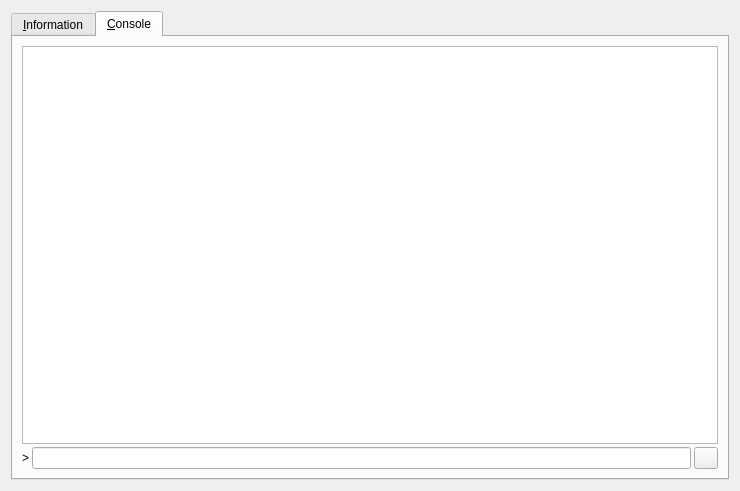
<?xml version="1.0" encoding="UTF-8"?>
<ui version="4.0">
 <class>RPCConsole</class>
 <widget class="QDialog" name="RPCConsole">
  <property name="geometry">
   <rect>
    <x>0</x>
    <y>0</y>
    <width>740</width>
    <height>491</height>
   </rect>
  </property>
  <property name="windowTitle">
   <string>Populace - Debug window</string>
  </property>
  <layout class="QVBoxLayout" name="verticalLayout_2">
   <item>
    <widget class="QTabWidget" name="tabWidget">
     <property name="currentIndex">
      <number>1</number>
     </property>
     <widget class="QWidget" name="tab_info">
      <attribute name="title">
       <string>&amp;Information</string>
      </attribute>
      <layout class="QGridLayout" name="gridLayout" columnstretch="0,1">
       <property name="horizontalSpacing">
        <number>12</number>
       </property>
       <item row="0" column="0">
        <widget class="QLabel" name="label_9">
         <property name="font">
          <font>
           <weight>75</weight>
           <bold>true</bold>
          </font>
         </property>
         <property name="text">
          <string>Populace Core</string>
         </property>
        </widget>
       </item>
       <item row="1" column="0">
        <widget class="QLabel" name="label_5">
         <property name="text">
          <string>Client name</string>
         </property>
        </widget>
       </item>
       <item row="1" column="1">
        <widget class="QLabel" name="clientName">
         <property name="cursor">
          <cursorShape>IBeamCursor</cursorShape>
         </property>
         <property name="text">
          <string>N/A</string>
         </property>
         <property name="textFormat">
          <enum>Qt::PlainText</enum>
         </property>
         <property name="textInteractionFlags">
          <set>Qt::LinksAccessibleByMouse|Qt::TextSelectableByKeyboard|Qt::TextSelectableByMouse</set>
         </property>
        </widget>
       </item>
       <item row="2" column="0">
        <widget class="QLabel" name="label_6">
         <property name="text">
          <string>Client version</string>
         </property>
        </widget>
       </item>
       <item row="2" column="1">
        <widget class="QLabel" name="clientVersion">
         <property name="cursor">
          <cursorShape>IBeamCursor</cursorShape>
         </property>
         <property name="text">
          <string>N/A</string>
         </property>
         <property name="textFormat">
          <enum>Qt::PlainText</enum>
         </property>
         <property name="textInteractionFlags">
          <set>Qt::LinksAccessibleByMouse|Qt::TextSelectableByKeyboard|Qt::TextSelectableByMouse</set>
         </property>
        </widget>
       </item>
       <item row="3" column="0">
        <widget class="QLabel" name="label_14">
         <property name="text">
          <string>Using OpenSSL version</string>
         </property>
         <property name="indent">
          <number>10</number>
         </property>
        </widget>
       </item>
       <item row="3" column="1">
        <widget class="QLabel" name="openSSLVersion">
         <property name="cursor">
          <cursorShape>IBeamCursor</cursorShape>
         </property>
         <property name="text">
          <string>N/A</string>
         </property>
         <property name="textFormat">
          <enum>Qt::PlainText</enum>
         </property>
         <property name="textInteractionFlags">
          <set>Qt::LinksAccessibleByMouse|Qt::TextSelectableByKeyboard|Qt::TextSelectableByMouse</set>
         </property>
        </widget>
       </item>
       <item row="4" column="0">
        <widget class="QLabel" name="label_12">
         <property name="text">
          <string>Build date</string>
         </property>
        </widget>
       </item>
       <item row="4" column="1">
        <widget class="QLabel" name="buildDate">
         <property name="cursor">
          <cursorShape>IBeamCursor</cursorShape>
         </property>
         <property name="text">
          <string>N/A</string>
         </property>
         <property name="textFormat">
          <enum>Qt::PlainText</enum>
         </property>
         <property name="textInteractionFlags">
          <set>Qt::LinksAccessibleByMouse|Qt::TextSelectableByKeyboard|Qt::TextSelectableByMouse</set>
         </property>
        </widget>
       </item>
       <item row="5" column="0">
        <widget class="QLabel" name="label_13">
         <property name="text">
          <string>Startup time</string>
         </property>
        </widget>
       </item>
       <item row="5" column="1">
        <widget class="QLabel" name="startupTime">
         <property name="cursor">
          <cursorShape>IBeamCursor</cursorShape>
         </property>
         <property name="text">
          <string>N/A</string>
         </property>
         <property name="textFormat">
          <enum>Qt::PlainText</enum>
         </property>
         <property name="textInteractionFlags">
          <set>Qt::LinksAccessibleByMouse|Qt::TextSelectableByKeyboard|Qt::TextSelectableByMouse</set>
         </property>
        </widget>
       </item>
       <item row="6" column="0">
        <widget class="QLabel" name="label_11">
         <property name="font">
          <font>
           <weight>75</weight>
           <bold>true</bold>
          </font>
         </property>
         <property name="text">
          <string>Network</string>
         </property>
        </widget>
       </item>
       <item row="7" column="0">
        <widget class="QLabel" name="label_7">
         <property name="text">
          <string>Number of connections</string>
         </property>
        </widget>
       </item>
       <item row="7" column="1">
        <widget class="QLabel" name="numberOfConnections">
         <property name="cursor">
          <cursorShape>IBeamCursor</cursorShape>
         </property>
         <property name="text">
          <string>N/A</string>
         </property>
         <property name="textFormat">
          <enum>Qt::PlainText</enum>
         </property>
         <property name="textInteractionFlags">
          <set>Qt::LinksAccessibleByMouse|Qt::TextSelectableByKeyboard|Qt::TextSelectableByMouse</set>
         </property>
        </widget>
       </item>
       <item row="8" column="0">
        <widget class="QLabel" name="label_8">
         <property name="text">
          <string>On testnet</string>
         </property>
        </widget>
       </item>
       <item row="8" column="1">
        <widget class="QCheckBox" name="isTestNet">
         <property name="enabled">
          <bool>false</bool>
         </property>
         <property name="text">
          <string/>
         </property>
        </widget>
       </item>
       <item row="9" column="0">
        <widget class="QLabel" name="label_10">
         <property name="font">
          <font>
           <weight>75</weight>
           <bold>true</bold>
          </font>
         </property>
         <property name="text">
          <string>Block chain</string>
         </property>
        </widget>
       </item>
       <item row="10" column="0">
        <widget class="QLabel" name="label_3">
         <property name="text">
          <string>Current number of blocks</string>
         </property>
        </widget>
       </item>
       <item row="10" column="1">
        <widget class="QLabel" name="numberOfBlocks">
         <property name="cursor">
          <cursorShape>IBeamCursor</cursorShape>
         </property>
         <property name="text">
          <string>N/A</string>
         </property>
         <property name="textFormat">
          <enum>Qt::PlainText</enum>
         </property>
         <property name="textInteractionFlags">
          <set>Qt::LinksAccessibleByMouse|Qt::TextSelectableByKeyboard|Qt::TextSelectableByMouse</set>
         </property>
        </widget>
       </item>
       <item row="11" column="0">
        <widget class="QLabel" name="label_4">
         <property name="text">
          <string>Estimated total blocks</string>
         </property>
        </widget>
       </item>
       <item row="11" column="1">
        <widget class="QLabel" name="totalBlocks">
         <property name="cursor">
          <cursorShape>IBeamCursor</cursorShape>
         </property>
         <property name="text">
          <string>N/A</string>
         </property>
         <property name="textFormat">
          <enum>Qt::PlainText</enum>
         </property>
         <property name="textInteractionFlags">
          <set>Qt::LinksAccessibleByMouse|Qt::TextSelectableByKeyboard|Qt::TextSelectableByMouse</set>
         </property>
        </widget>
       </item>
       <item row="12" column="0">
        <widget class="QLabel" name="label_2">
         <property name="text">
          <string>Last block time</string>
         </property>
        </widget>
       </item>
       <item row="12" column="1">
        <widget class="QLabel" name="lastBlockTime">
         <property name="cursor">
          <cursorShape>IBeamCursor</cursorShape>
         </property>
         <property name="text">
          <string>N/A</string>
         </property>
         <property name="textFormat">
          <enum>Qt::PlainText</enum>
         </property>
         <property name="textInteractionFlags">
          <set>Qt::LinksAccessibleByMouse|Qt::TextSelectableByKeyboard|Qt::TextSelectableByMouse</set>
         </property>
        </widget>
       </item>
       <item row="13" column="0">
        <spacer name="verticalSpacer_2">
         <property name="orientation">
          <enum>Qt::Vertical</enum>
         </property>
         <property name="sizeHint" stdset="0">
          <size>
           <width>20</width>
           <height>20</height>
          </size>
         </property>
        </spacer>
       </item>
       <item row="14" column="0">
        <widget class="QLabel" name="labelDebugLogfile">
         <property name="font">
          <font>
           <weight>75</weight>
           <bold>true</bold>
          </font>
         </property>
         <property name="text">
          <string>Debug log file</string>
         </property>
        </widget>
       </item>
       <item row="15" column="0">
        <widget class="QPushButton" name="openDebugLogfileButton">
         <property name="toolTip">
          <string>&lt;html&gt;&lt;head/&gt;&lt;body&gt;&lt;p&gt;Open the Populace debug log file from the current data directory. This can take a few seconds for large log files.&lt;/p&gt;&lt;/body&gt;&lt;/html&gt;</string>
         </property>
         <property name="text">
          <string>&amp;Open</string>
         </property>
         <property name="autoDefault">
          <bool>false</bool>
         </property>
        </widget>
       </item>
       <item row="16" column="0">
        <widget class="QLabel" name="labelCLOptions">
         <property name="font">
          <font>
           <weight>75</weight>
           <bold>true</bold>
          </font>
         </property>
         <property name="text">
          <string>Command-line options</string>
         </property>
        </widget>
       </item>
       <item row="17" column="0">
        <widget class="QPushButton" name="showCLOptionsButton">
         <property name="toolTip">
          <string>&lt;html&gt;&lt;head/&gt;&lt;body&gt;&lt;p&gt;Show the Populace-Qt help message to get a list with possible Populace command-line options.&lt;/p&gt;&lt;/body&gt;&lt;/html&gt;</string>
         </property>
         <property name="text">
          <string>&amp;Show</string>
         </property>
         <property name="autoDefault">
          <bool>false</bool>
         </property>
        </widget>
       </item>
       <item row="18" column="0">
        <spacer name="verticalSpacer">
         <property name="orientation">
          <enum>Qt::Vertical</enum>
         </property>
         <property name="sizeHint" stdset="0">
          <size>
           <width>20</width>
           <height>40</height>
          </size>
         </property>
        </spacer>
       </item>
      </layout>
     </widget>
     <widget class="QWidget" name="tab_console">
      <attribute name="title">
       <string>&amp;Console</string>
      </attribute>
      <layout class="QVBoxLayout" name="verticalLayout_3">
       <property name="spacing">
        <number>3</number>
       </property>
       <item>
        <widget class="QTextEdit" name="messagesWidget">
         <property name="minimumSize">
          <size>
           <width>0</width>
           <height>100</height>
          </size>
         </property>
         <property name="readOnly">
          <bool>true</bool>
         </property>
         <property name="tabKeyNavigation" stdset="0">
          <bool>false</bool>
         </property>
         <property name="columnCount" stdset="0">
          <number>2</number>
         </property>
        </widget>
       </item>
       <item>
        <layout class="QHBoxLayout" name="horizontalLayout">
         <property name="spacing">
          <number>3</number>
         </property>
         <item>
          <widget class="QLabel" name="label">
           <property name="text">
            <string notr="true">&gt;</string>
           </property>
          </widget>
         </item>
         <item>
          <widget class="QLineEdit" name="lineEdit"/>
         </item>
         <item>
          <widget class="QPushButton" name="clearButton">
           <property name="maximumSize">
            <size>
             <width>24</width>
             <height>24</height>
            </size>
           </property>
           <property name="toolTip">
            <string>Clear console</string>
           </property>
           <property name="text">
            <string/>
           </property>
           <property name="icon">
            <iconset resource="../bitcoin.qrc">
             <normaloff>:/icons/remove</normaloff>:/icons/remove</iconset>
           </property>
           <property name="shortcut">
            <string notr="true">Ctrl+L</string>
           </property>
           <property name="autoDefault">
            <bool>false</bool>
           </property>
          </widget>
         </item>
        </layout>
       </item>
      </layout>
     </widget>
    </widget>
   </item>
  </layout>
 </widget>
 <resources>
  <include location="../bitcoin.qrc"/>
 </resources>
 <connections/>
</ui>
